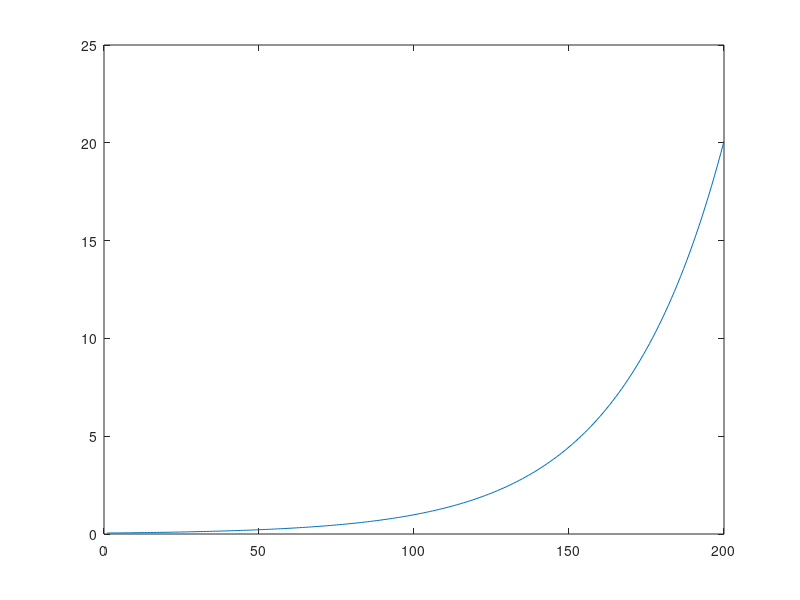

This figure's MATLAB source: (Note: this script raises an error after producing the figure.)
%MINIMAX RATIONAL FIT TO THE EXPONENTIAL

k = 200;
t = zeros(k,1); %to hold t data
t2 = zeros(k,1); %to hold t^2 data
y = zeros(k,1); %to hold y = e^t data
for i=1:k
   t(i) = -3 + 6*(i-1)/(k-1);
   t2(i) = t(i)*t(i);
   y(i) = exp(t(i));
end

%test
figure; plot(y); %good



epsilon = zeros(k,1);
epsilon = epsilon + 1e-6;

% upper and lower bounds on qcvx problem of norm minimization
u = 10e3; l = 0; tol = 0.001;
gamma = (l + u)/2;
M = [ones(k,1), t, t2]; %problem data

x1opt = zeros(3,1);
x2opt = zeros(2,1);

while (tol < (u - l))
    
    gamma = (l + u)/2;
    %solve cvx feasibility problem
    cvx_begin
        cvx_quiet(true);
        variable x1(3); %numerator parameters: [a0, a1, a2]'
        variable x2(2); %denominator parameters: [b1, b2]'

        minimize 0; %actual objective is norm(n/d - y, Inf) 
        subject to
            %%%%%%%%%%%%
            M*x1 - y.*(M*[1;x2]) <= gamma*M*[1;x2];
            M*x1 - y.*(M*[1;x2]) >= -gamma*M*[1;x2];

    cvx_end
    
    if (strcmp(cvx_status,'Solved') == 0) %infeasible
       l = gamma; 
    else %feasible - lower the upper bound
       u = gamma; 
       x1opt = x1;
       x2opt = x2;
    end
end

cvx_optval
figure; plot(y);

%construct rational fnc fit
fit = zeros(k,1);
n = M*x1opt;
d = M*[1;x2opt];
for i=1:k
    fit(i) = n(i)/d(i);
end
figure; plot(fit);

x1opt
x2opt